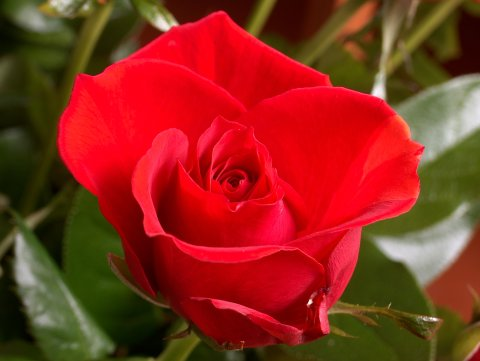
#> input picture images/test.jpg, 480 x 361 px, found by its file name
$ jupyter execute --allow-errors edge_detection.ipynb
#> lines starting #> are read from the running program, lines starting #| are printed output that depends on the picture; after the words box and inside, x2 and y2 are one past the last pixel; in counts of white or black regions, pixels touching at a corner belong together
[cell 1]
import cv2
from matplotlib import pyplot as plt
import matplotlib.image as mpimg
from math import sqrt
import numpy as np

[cell 2]
class sobel_edge_detector:
    def __init__(self, path=None, img=None):
#> called with path = 'test.jpg'
        if path != None:
            self.image = mpimg.imread(path)
#> self.image is the input picture: shape (361, 480, 3); mean R, G, B 139.9, 43.9, 28.2
        else:
            self.image = img
        self.orig_img = self.image
        self.vertical_grad_filter = np.array(
            [[1, 0, -1], [2, 0, -2], [1, 0, -1]])
        self.horizontal_grad_filter = np.array(
            [[1, 2, 1], [0, 0, 0], [-1, -2, -1]])
        print(self.image)
#> (printed output is left out)

    # [43 lines left out: functions cvt2gray, detect_edges, show_image, not called in this run]

[cell 3]
s = sobel_edge_detector(path='test.jpg')

[cell 4]
class sobel_edge_detector:
    def __init__(self, path=None, img=None):
#> called with path = 'test.jpg'
        if path != None:
            self.image = mpimg.imread(path)
        else:
            self.image = img
        self.orig_img = self.image
        self.vertical_grad_filter = np.array(
            [[1, 0, -1], [2, 0, -2], [1, 0, -1]])
        self.horizontal_grad_filter = np.array(
            [[1, 2, 1], [0, 0, 0], [-1, -2, -1]])
        print(self.image)
#> (printed output is left out)

    def cvt2gray(self):
        self.image = np.dot(self.image, [1, 1, 1])//3
#> self.image: shape (361, 480) int64
        self.image = self.image/255
        print(self.image)
#> (printed output is left out)

    def detect_edges(self):
        self.cvt2gray()
        kernel_width = self.vertical_grad_filter.shape[0]//2
        grad_ = np.zeros(self.image.shape)

        self.image = np.pad(self.image, pad_width=([kernel_width, ], [kernel_width, ]),
                            mode='constant', constant_values=(0, 0))
#> self.image: shape (363, 482) float64
        for i in range(kernel_width, self.image.shape[0] - kernel_width):
            for j in range(kernel_width, self.image.shape[1] - kernel_width):
                x = self.image[i - kernel_width: i + kernel_width +
                               1, j - kernel_width: j + kernel_width + 1]
                x = x.flatten() * self.vertical_grad_filter.flatten()
                sum_x = x.sum()

                y = self.image[i - kernel_width: i + kernel_width +
                               1, j - kernel_width: j + kernel_width + 1]
                y = y.flatten() * self.horizontal_grad_filter.flatten()
                sum_y = y.sum()

                grad_[i - kernel_width][j -
                                        kernel_width] = sqrt(sum_x**2 + sum_y**2)
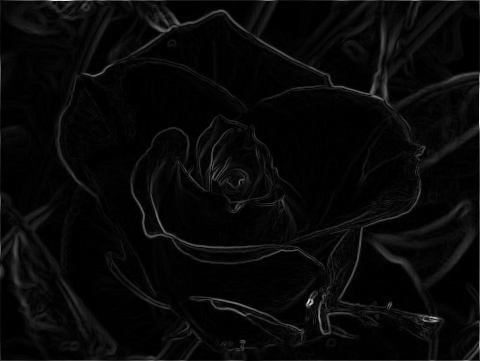
#> grad_: shape (361, 480) float64; min 0, max 3.58, mean 0.123; drawn with min black and max white
        self.image = grad_
        return self.image
        # [4 lines of commented-out code are left out]

    def show_image(self, orig=0):
        if orig == 1:
            plt.imshow(self.orig_img)
            plt.show()
        if orig == 0:
            for i in range(len(self.image)):
                for j in range(len(self.image[0])):
                    self.image[i][j] = 1 - self.image[i][j]
            plt.imshow(self.image, cmap='gray')
            plt.show()


######################################

# robert operator [[-1,-1],[1,1]]


# [10 lines left out: function robert, not called in this run]


###############################
filter_dim = 5  # A matrix for the gaussian filter
sigma_val = 5  # sigma is the standard deviation


# [21 lines left out: functions gaussian_filter, prewitt_filter, not called in this run]


####################################
if __name__ == "__main__":
    img = sobel_edge_detector("test.jpg")
    img.show_image(1)
    img.detect_edges()
    img.show_image()
#> call 2 of show_image, with orig = 0
#> after the loop in show_image (call 2), `for i in range(len(self.image)):`:
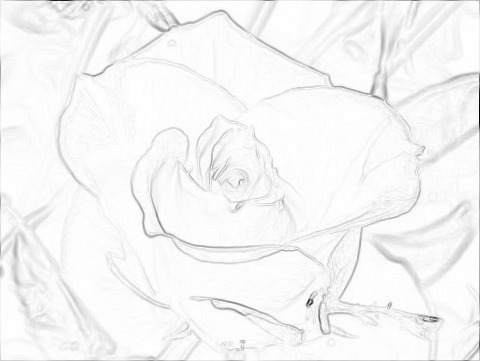
#> self.image: shape (361, 480) float64; min -2.58, max 1, mean 0.877; drawn with min black and max white

[cell 5]
###### CANNY######


def sHalf(T, sigma):
    temp = -np.log(T) * 2 * (sigma ** 2)
    return np.round(np.sqrt(temp))


def calculate_filter_size(T, sigma):
    return 2*sHalf(T, sigma) + 1


def MaskGeneration(T, sigma):
    N = calculate_filter_size(T, sigma)
    shalf = sHalf(T, sigma)
    y, x = np.meshgrid(range(-int(shalf), int(shalf) + 1),
                       range(-int(shalf), int(shalf) + 1))
    return x, y


def Gaussian(x, y, sigma):
    temp = ((x ** 2) + (y ** 2)) / (2 * (sigma ** 2))
    return (np.exp(-temp))


def calculate_gradient_X(x, y, sigma):
    temp = (x ** 2 + y ** 2) / (2 * sigma ** 2)
    return -((x * np.exp(-temp)) / sigma ** 2)


def calculate_gradient_Y(x, y, sigma):
    temp = (x ** 2 + y ** 2) / (2 * sigma ** 2)
    return -((y * np.exp(-temp)) / sigma ** 2)


def pad(img, kernel):
    r, c = img.shape
    kr, kc = kernel.shape
    padded = np.zeros((r + kr, c + kc), dtype=img.dtype)
    insert = np.uint((kr)/2)
    padded[insert: insert + r, insert: insert + c] = img
    return padded


def smooth(img, kernel=None):
    if kernel is None:
        mask = np.array([[1, 1, 1], [1, 1, 1], [1, 1, 1]])
    else:
        mask = kernel
    i, j = mask.shape
    output = np.zeros((img.shape[0], img.shape[1]))
    image_padded = pad(img, mask)
    for x in range(img.shape[0]):
        for y in range(img.shape[1]):
            output[x, y] = (mask * image_padded[x:x+i, y:y+j]
                            ).sum() / mask.sum()
    return output


def Create_Gx(fx, fy):
    gx = calculate_gradient_X(fx, fy, sigma)
    gx = (gx * 255)
    return np.around(gx)


def Create_Gy(fx, fy):
    gy = calculate_gradient_Y(fx, fy, sigma)
    gy = (gy * 255)
    return np.around(gy)


# [123 lines left out: functions ApplyMask, Gradient_Magnitude, Gradient_Direction, Digitize_angle, Non_Max_Supp, color and 2 more, not called in this run]


# Specify sigma and T value Also calculate Gradient masks
sigma = 0.5
T = 0.3
x, y = MaskGeneration(T, sigma)
gauss = Gaussian(x, y, sigma)

gx = -Create_Gx(x, y)
gy = -Create_Gy(x, y)

# Reading and converting image into grayscale
image = cv2.imread('../images/02.jpeg')
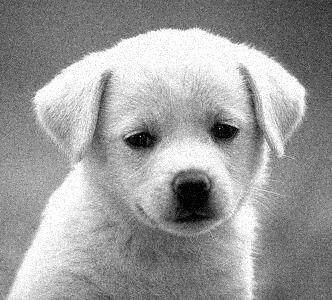
#> input picture images/02.jpeg, 332 x 300 px
#> image is the input picture: shape (300, 332, 3); min 0, max 255, mean 155.3
gray = cv2.cvtColor(image, cv2.COLOR_BGR2GRAY)


# Smoothing
#> (the rest of this cell did not finish here and is left out)


# Applying the Gradient masks
fx = ApplyMask(smooth_img, gx)
fy = ApplyMask(smooth_img, gy)

# Gradient magnitude
mag = Gradient_Magnitude(fx, fy)
mag = mag.astype(int)

# Gradient Direction
Angle = Gradient_Direction(fx, fy)

# Quantization of angles and Non-Max Suppression
quantized = Digitize_angle(Angle)
nms = Non_Max_Supp(quantized, Angle, mag)

# Colorized Image for visualiztion of angles
colorized = color(quantized, mag)
cv2.imwrite('color.jpg', colorized)

# Double Threshold and Hysteresis
threshold = _double_thresholding(nms, 30, 60)
cv2.imwrite('double_thresholded.jpg', threshold)
hys = _hysteresis(threshold)
cv2.imwrite('Result.jpg', hys)

[cell 6]
import cv2
from matplotlib import pyplot as plt
from math import sqrt
import numpy as np

[cell 7]
img = cv2.imread('../images/00.jpeg', 0)
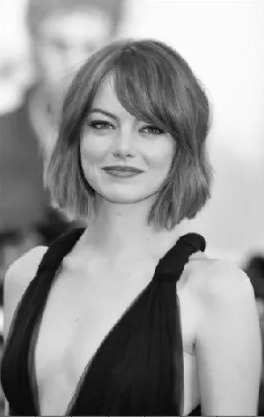
#> input picture images/00.jpeg, 264 x 417 px
#> img is the input picture: shape (417, 264); min 0, max 255, mean 150.6
plt.imshow(img, cmap='gray')

[cell 8]
def gaussian_kernel( kernel_size, sigma):
        ax = np.linspace(-(kernel_size - 1) / 2.,
                         (kernel_size - 1) / 2., kernel_size)
        xx, yy = np.meshgrid(ax, ax)
        kernel = np.exp(-0.5 * (np.square(xx) +
                        np.square(yy)) / np.square(sigma))
        kernel = kernel / np.sum(kernel)
        return kernel

[cell 9]
def gaussian_filter( image, kernel_size):
#> called with kernel_size = 3
        row, col = image.shape
        new_image = np.zeros((row, col))
        sigma = 2

        # get kernel
        kernel = gaussian_kernel(kernel_size, sigma)

        # apply zero padding
        image = np.pad(image, (kernel_size//2, kernel_size//2), 'constant')
#> image: shape (419, 266)

        # apply filter
        for i in range(row):
            for j in range(col):
                new_image[i, j] = np.sum(
                    image[i:i+kernel_size, j:j+kernel_size]*kernel)
        return new_image

[cell 10]
def sobel_filter(image):
        row, col = image.shape
        new_image_x = np.zeros((row, col))
        new_image_y = np.zeros((row, col))

        # sobel masks
        mask_x = np.array([[1, 0, -1], [2, 0, -2], [1, 0, -1]])
        mask_y = np.array([[1, 2, 1], [0, 0, 0], [-1, -2, -1]])

        # apply zero padding
        image = np.pad(image, (1, 1), 'constant')

        # apply filter
        for i in range(row):
            for j in range(col):
                new_image_x[i, j] = np.sum(
                    image[i:i+3, j:j+3]*mask_x)
                new_image_y[i, j] = np.sum(
                    image[i:i+3, j:j+3]*mask_y)
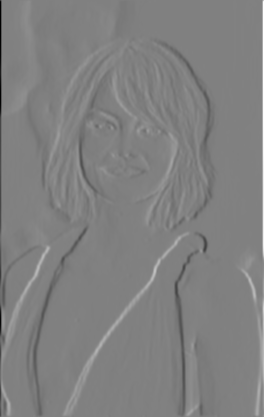
#> new_image_x: shape (417, 264) float64; min -1011.7, max 990.9, mean -0.3; drawn with min black and max white
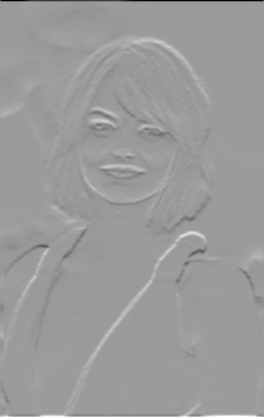
#> new_image_y: shape (417, 264) float64; min -1004.6, max 649.5, mean 0.8; drawn with min black and max white
        # combine the two images
        new_image = np.sqrt(np.square(new_image_x) + np.square(new_image_y))
        angle = np.arctan2(new_image_y, new_image_x)
        return new_image , angle

[cell 11]
def non_maximum_suppression(image, angles):
    size = image.shape

    # convert angles to degrees
    angles = angles * 180. / np.pi

    # remove negative angles
    angles[angles < 0] += 180

    # create a zero matrix with the same dimensions as the image
    suppressed = np.zeros(size)

    # loop through the image
    for i in range(1, size[0] - 1):
        for j in range(1, size[1] - 1):
            # get the angle of the pixel
            if (0 <= angles[i, j] < 22.5) or (157.5 <= angles[i, j] <= 180):
                value_to_compare = max(image[i, j - 1], image[i, j + 1])
            elif (22.5 <= angles[i, j] < 67.5):
                value_to_compare = max(image[i - 1, j - 1], image[i + 1, j + 1])
            elif (67.5 <= angles[i, j] < 112.5):
                value_to_compare = max(image[i - 1, j], image[i + 1, j])
            else:
                value_to_compare = max(image[i + 1, j - 1], image[i - 1, j + 1])

            # compare the pixel to its neighbours in the direction of the gradient
            if image[i, j] >= value_to_compare:
                suppressed[i, j] = image[i, j]
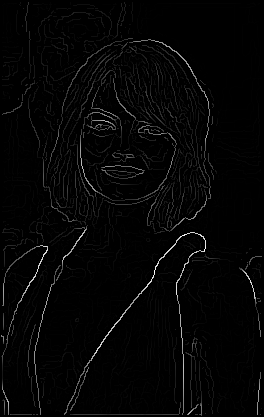
#> suppressed: shape (417, 264) float64; min 0, max 509.1, mean 10.7; drawn with min black and max white

    # scale the image to 0-255
    suppressed = np.multiply(suppressed, 255.0 / suppressed.max())

    return suppressed

[cell 12]
img = cv2.imread('../images/00.jpeg', 0)

img=gaussian_filter(img, 3)
img, angles = sobel_filter(img)
plt.imshow(img, cmap='gray')

[cell 13]
"""
The Canny edge detection algorithm is composed of 5 steps:
Noise reduction;
Gradient calculation;
Non-maximum suppression;
Double threshold;
Edge Tracking by Hysteresis.

"""

# get gradient magnitude and direction


newimg = non_maximum_suppression(img, angles)
plt.imshow(newimg, cmap='gray')

[cell 14]
def double_threshold_hysteresis(image, low, high):
#> called with low = 0, high = 100
    weak = 50
    strong = 255
    size = image.shape
    result = np.zeros(size)
    weak_x, weak_y = np.where((image > low) & (image <= high))
    strong_x, strong_y = np.where(image >= high)
#> strong_x = 1567 values from 39 to 414; strong_y = 1567 values, max 260 at index 1153, min 1 at index 1176, mean 126.1
    result[strong_x, strong_y] = strong
    result[weak_x, weak_y] = weak
    dx = np.array((-1, -1, 0, 1, 1, 1, 0, -1))
    dy = np.array((0, 1, 1, 1, 0, -1, -1, -1))
    size = image.shape

    while len(strong_x):
        x = strong_x[0]
        y = strong_y[0]
        strong_x = np.delete(strong_x, 0)
        strong_y = np.delete(strong_y, 0)
        for direction in range(len(dx)):
            new_x = x + dx[direction]
            new_y = y + dy[direction]
            if((new_x >= 0 & new_x < size[0] & new_y >= 0 & new_y < size[1]) and (result[new_x, new_y]  == weak)):
                result[new_x, new_y] = strong
                np.append(strong_x, new_x)
                np.append(strong_y, new_y)
#> this loop made 1567 passes
#> (x, y) on passes 1 to 3: (39, 148), (39, 149), (39, 150)
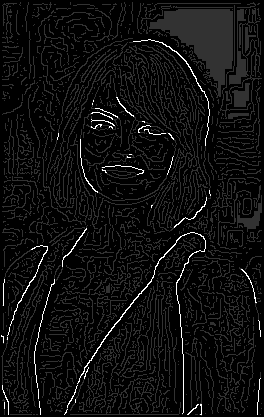
#> result: shape (417, 264) float64; min 0, max 255, mean 15.4
#> after the loop, strong_x = empty array; strong_y = empty array
    result[result != strong] = 0
#> result: shape (417, 264) float64; 1.5% white in thin lines or dots, all inside (x1, y1, x2, y2) = (1, 39, 261, 415)
    return result

[cell 15]
newwimg= double_threshold_hysteresis(newimg, 0,100)
plt.imshow(newwimg, cmap='gray')

[cell 16]
from math import sqrt
import numpy as np


class Filters:
    def __init__(self):
        pass

    ######################################################################
    # Add noise to the image algorithms

    # [51 lines left out: functions salt_pepper_noise, gaussian_noise, uniform_noise, average_filter, median_filter, not called in this run]

    def gaussian_filter(self, image, kernel_size):
        row, col = image.shape
        new_image = np.zeros((row, col))
        sigma = 2

        # get kernel
        kernel = self.__gaussian_kernel(kernel_size, sigma)
        print()
        # apply zero padding
        image = np.pad(image, (kernel_size//2, kernel_size//2), 'constant')

        # apply filter
        for i in range(row):
            for j in range(col):
                new_image[i, j] = np.sum(
                    image[i:i+kernel_size, j:j+kernel_size]*kernel)
        return new_image

    def __gaussian_kernel(self, kernel_size, sigma):
        ax = np.linspace(-(kernel_size - 1) / 2.,
                         (kernel_size - 1) / 2., kernel_size)
        xx, yy = np.meshgrid(ax, ax)
        kernel = np.exp(-0.5 * (np.square(xx) +
                        np.square(yy)) / np.square(sigma))
        kernel = kernel / np.sum(kernel)
        return kernel

    ######################################################################
    # Edge detection algorithms

    def sobel_edge_detector(self, image):
        vertical_grad_filter = np.array(
            [[1, 0, -1], [2, 0, -2], [1, 0, -1]])
        horizontal_grad_filter = np.array(
            [[1, 2, 1], [0, 0, 0], [-1, -2, -1]])
        return self.__detect_edges_helper(image, vertical_grad_filter, horizontal_grad_filter)

    def prewitt_edge_detector(self, image):
        vertical_grad_filter = np.array(
            [[1, 1, 1], [0, 0, 0], [-1, -1, -1]])
        horizontal_grad_filter = np.array(
            [[1, 0, -1], [1, 0, -1], [1, 0, -1]])
        return self.__detect_edges_helper(image, vertical_grad_filter, horizontal_grad_filter)

    def roberts_edge_detector(self, image):
        vertical_grad_filter = np.array([[0, 0, 0], [0, 1, 0], [0, 0, -1]])
        horizontal_grad_filter = np.array([[0, 0, 0], [0, 0, 1], [0, -1, 0]])
        return self.__detect_edges_helper(image, vertical_grad_filter, horizontal_grad_filter)

    def canny_edge_detector(self, image, range):
        # apply gaussian filter
        image = self.gaussian_filter(image, 5)

        # apply sobel edge detector
        image = self.sobel_edge_detector(image)

        # apply non-maximum suppression
        image = self.__non_maximum_suppression(image)

        # # apply double threshold & hysteresis
        image = self.__double_threshold_hysteresis(image, 0, range)

        return image

    def __detect_edges_helper(self, image, vertical_grad_filter=None, horizontal_grad_filter=None):

        # normalize the image
        image = image/255

        # kernel width initialization
        kernel_width = vertical_grad_filter.shape[0]//2

        # initialize the gradient image
        gradient = np.zeros(image.shape)
        self.angles = np.zeros(image.shape)

        # pad the image
        image = np.pad(image, kernel_width, 'constant')

        # get the image dimensions
        rows, cols = image.shape

        # apply the filter
        for i in range(kernel_width, rows - kernel_width):
            for j in range(kernel_width, cols - kernel_width):

                # obtain the horizontal gradients
                x = image[i - kernel_width: i + kernel_width +
                          1, j - kernel_width: j + kernel_width + 1]
                x = x.flatten() * vertical_grad_filter.flatten()
                sum_x = x.sum()

                # obtain the vertical gradients
                y = image[i - kernel_width: i + kernel_width +
                          1, j - kernel_width: j + kernel_width + 1]
                y = y.flatten() * horizontal_grad_filter.flatten()
                sum_y = y.sum()

                # calculate the gradient
                gradient[i - kernel_width][j -
                                           kernel_width] = sqrt(sum_x**2 + sum_y**2)
                self.angles[i - kernel_width][j - kernel_width] = np.arctan2(sum_y, sum_x)

        return gradient

    def __non_maximum_suppression(self, image):
        size = image.shape

        # convert angles to degrees
        angles = self.angles * 180. / np.pi

        # remove negative angles and avoid 'numpy.float64' object does not support item assignment
        angles[angles < 0] += 180


        # create a zero matrix with the same dimensions as the image
        suppressed = np.zeros(size)

        # loop through the image
        for i in range(1, size[0] - 1):
            for j in range(1, size[1] - 1):
                # get the angle of the pixel
                if (0 <= angles[i, j] < 22.5) or (157.5 <= angles[i, j] <= 180):
                    value_to_compare = max(image[i, j - 1], image[i, j + 1])
                elif (22.5 <= angles[i, j] < 67.5):
                    value_to_compare = max(
                        image[i - 1, j - 1], image[i + 1, j + 1])
                elif (67.5 <= angles[i, j] < 112.5):
                    value_to_compare = max(image[i - 1, j], image[i + 1, j])
                else:
                    value_to_compare = max(
                        image[i + 1, j - 1], image[i - 1, j + 1])

                # compare the pixel to its neighbours in the direction of the gradient
                if image[i, j] >= value_to_compare:
                    suppressed[i, j] = image[i, j]

        # scale the image to 0-255
        suppressed = np.multiply(suppressed, 255.0 / suppressed.max())

        return suppressed

    def __double_threshold_hysteresis(self, image, low, high):

        weak = 50
        strong = 255

        # get the dimensions of the image
        rows, cols = image.shape

        # create a zero matrix with the same dimensions as the image
        result = np.zeros((rows, cols))

        # get the indices of the pixels that are above the low threshold
        weak_x, weak_y = np.where((image > low) & (image <= high))

        # get the indices of the pixels that are above the high threshold
        strong_x, strong_y = np.where(image >= high)

        # set the pixels that are above the high threshold to strong
        result[strong_x, strong_y] = strong

        # set the pixels that are above the low threshold to weak
        result[weak_x, weak_y] = weak

        # dx , dy are the directions to check for neighbours
        dx = np.array((-1, -1, 0, 1, 1, 1, 0, -1))
        dy = np.array((0, 1, 1, 1, 0, -1, -1, -1))

        # hysteresis
        while len(strong_x):
            x = strong_x[0]
            y = strong_y[0]
            strong_x = np.delete(strong_x, 0)
            strong_y = np.delete(strong_y, 0)
            for direction in range(len(dx)):
                new_x = x + dx[direction]
                new_y = y + dy[direction]
                if ((new_x >= 0 & new_x < rows & new_y >= 0 & new_y < cols) and (result[new_x, new_y] == weak)):
                    result[new_x, new_y] = strong
                    np.append(strong_x, new_x)
                    np.append(strong_y, new_y)
        result[result != strong] = 0
        return result

[cell 17]
import cv2
import matplotlib.pyplot as plt
filterr = Filters()

[cell 18]
img = cv2.imread('../images/01.jpeg', 0)
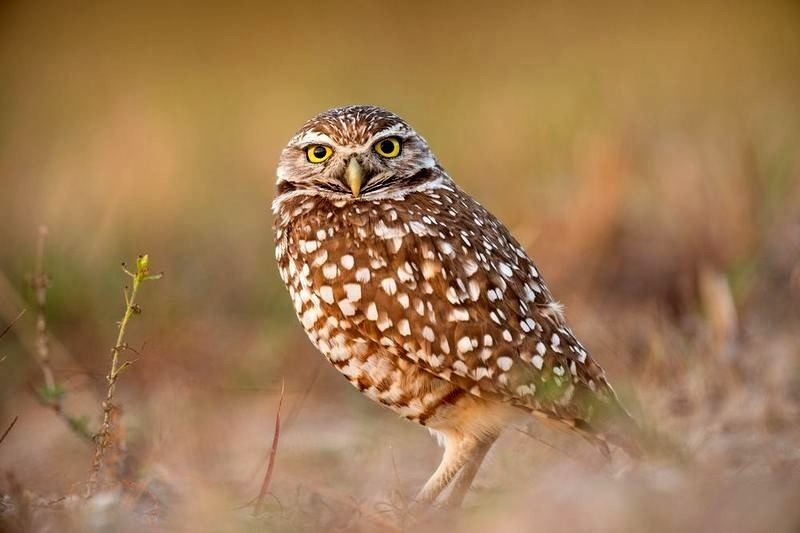
#> input picture images/01.jpeg, 800 x 533 px
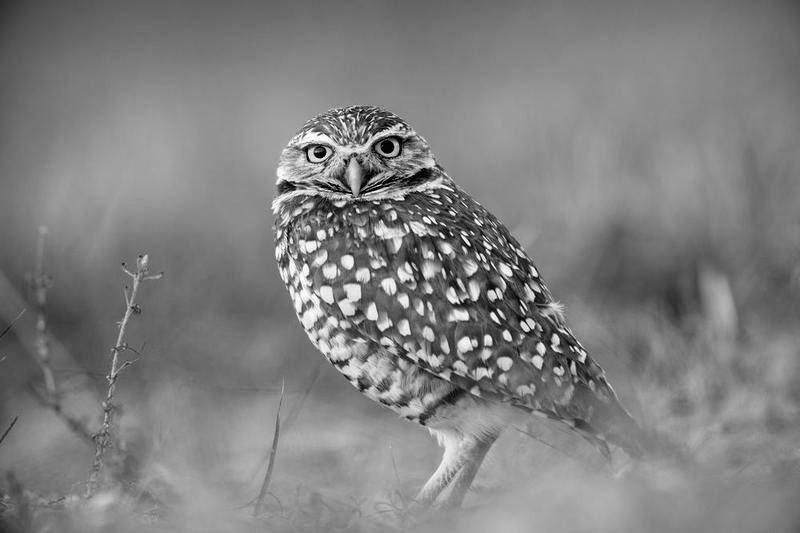
#> img: shape (533, 800); min 0, max 255, mean 127.9
plt.imshow(img)

newImage = filterr.canny_edge_detector(img,20)
#> (the rest of the program and of its run is left out)
